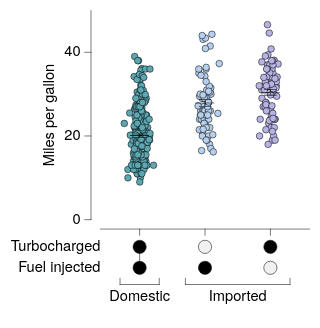

Vega-Lite specification for this chart:
### Vega-Lite specification from a JSON file in a GitHub repository (floating-point values rounded to 4 significant figures; data arrays with more than 128 entries replaced by an {"elided": "..."} marker saying what was removed)
{"background": null, "config": {"arc": {"fill": "#DBDBDB", "fillOpacity": 1.0, "innerRadius": 25.0, "padAngle": 0.03, "stroke": "black", "strokeOpacity": 1, "strokeWidth": 0.25}, "area": {"fill": "#DBDBDB", "fillOpacity": 1.0, "stroke": "black", "strokeOpacity": 1, "strokeWidth": 0.25}, "axis": {"domain": true, "domainCap": "round", "domainColor": "black", "domainWidth": 0.25, "grid": false, "gridCap": "round", "gridColor": "#F1F1F1", "gridDash": [0, 0], "gridOpacity": 1.0, "gridWidth": 0.25, "labelColor": "black", "labelFont": "Helvetica Neue, HelveticaNeue, Helvetica, Arial, sans-serif", "labelFontSize": 7, "labelFontStyle": "normal", "labelFontWeight": 400, "offset": 4.5, "ticks": true, "tickCap": "round", "tickColor": "black", "tickRound": false, "tickSize": 3, "tickWidth": 0.25, "titleColor": "black", "titleFont": "Helvetica Neue, HelveticaNeue, Helvetica, Arial, sans-serif", "titleFontSize": 7, "titleFontStyle": "normal", "titleFontWeight": 400}, "axisX": {"domain": true, "labelAlign": "center", "labelAngle": 0, "labels": true, "ticks": true, "translate": 0}, "axisY": {"domain": true, "labelAlign": "right", "labelAngle": 0, "labels": true, "ticks": true, "translate": 0}, "axisRight": {"domain": true, "labelAlign": "left", "labelAngle": 0, "labels": true, "ticks": true, "translate": 0}, "axisTop": {"domain": true, "labelAlign": "center", "labelAngle": 0, "labels": true, "ticks": true, "translate": 0}, "axisBand": {"tickOffset": 0}, "bar": {"fill": "#DBDBDB", "fillOpacity": 1.0, "stroke": "black", "strokeOpacity": 1, "strokeWidth": 0.25}, "boxplot": {"size": 9.0, "ticks": {"cornerRadius": 0.25, "fill": "black", "opacity": 1, "size": 4.5, "thickness": 0.25}, "box": {"fillOpacity": 1.0, "stroke": "black", "strokeOpacity": 1, "strokeWidth": 0.25}, "median": {"cornerRadius": 0, "fill": "black", "fillOpacity": 1.0, "opacity": 1, "size": 9.0, "thickness": 0.25}, "rule": {"fill": "black", "fillOpacity": 1.0, "size": 10.0, "stroke": "black", "strokeDash": [0, 0], "strokeOpacity": 1, "strokeWidth": 0.25}, "outliers": {"color": "black", "fill": "black", "fillOpacity": 1.0, "size": 0, "stroke": "black", "strokeOpacity": 1, "strokeWidth": 0.25}}, "circle": {"fill": "black", "fillOpacity": 1.0, "size": 1.25, "stroke": null, "strokeOpacity": 1, "strokeWidth": 0.25}, "errorband": {"band": {"fillOpacity": 0.6, "stroke": null, "strokeWidth": 0.25, "strokeOpacity": 1}, "borders": {"opacity": 0, "strokeOpacity": 0.25, "strokeWidth": 1}}, "errorbar": {"opacity": 1, "rule": {"strokeDash": [0, 0], "strokeWidth": 0.25}, "ticks": {"color": "black", "cornerRadius": 0.125, "opacity": 1, "size": 6.0, "thickness": 0.25}, "thickness": 0.25}, "font": "Helvetica Neue, HelveticaNeue, Helvetica, Arial, sans-serif", "geoshape": {"fill": "#DBDBDB", "fillOpacity": 1.0, "stroke": "black", "strokeOpacity": 1, "strokeWidth": 0.25}, "header": {"labelColor": "black", "labelFont": "Helvetica Neue, HelveticaNeue, Helvetica, Arial, sans-serif", "labelFontSize": 7, "labelFontStyle": "normal", "labelFontWeight": 400, "titleColor": "black", "titleFont": "Helvetica Neue, HelveticaNeue, Helvetica, Arial, sans-serif", "titleFontSize": 7, "titleFontStyle": "normal", "titleFontWeight": 400, "titlePadding": 0}, "legend": {"disable": false, "offset": 4.5, "titlePadding": 4, "labelOffset": 2, "gradientLabelOffset": 2, "gradientLength": 50.0, "gradientThickness": 5.0, "gradientOpacity": 1.0, "gradientStrokeColor": "black", "gradientStrokeWidth": 0.25, "labelColor": "black", "labelFont": "Helvetica Neue, HelveticaNeue, Helvetica, Arial, sans-serif", "labelFontSize": 7, "labelFontStyle": "normal", "labelFontWeight": 400, "strokeColor": "black", "strokeWidth": 0, "symbolSize": 42, "symbolStrokeColor": "black", "symbolStrokeWidth": 0.25, "titleColor": "black", "titleFont": "Helvetica Neue, HelveticaNeue, Helvetica, Arial, sans-serif", "titleFontSize": 7, "titleFontStyle": "normal", "titleFontWeight": 400}, "line": {"color": "black", "stroke": "black", "strokeCap": "butt", "strokeDash": [0, 0], "strokeOpacity": 1, "strokeWidth": 0.5}, "point": {"filled": true, "fill": "#DBDBDB", "fillOpacity": 1.0, "size": 5.0, "stroke": "black", "strokeOpacity": 1, "strokeWidth": 0.25}, "range": {"category": ["#5CA7B1", "#B7D0EE", "#B7B3E4", "#B3DAB5", "#F5E1B3", "#3D727B", "#809DC7", "#867DAC", "#80A988", "#CBB17A", "#204148", "#546B94", "#584C77", "#507B5F", "#9D824D"], "diverging": {"scheme": ["#6F572A", "#876E43", "#9E875F", "#B5A17F", "#CABBA2", "#DCD6CC", "#F4F1E9", "#C9D7DA", "#9DBFC6", "#78A5AF", "#558B96", "#36717C", "#1A5762"]}, "heatmap": {"scheme": ["#32022B", "#43044D", "#4C196E", "#4D338C", "#484DA6", "#3A68BB", "#1D83CA", "#1D9CCB", "#23B5C9", "#28CDC5", "#4DE0B4", "#91EE9F"]}, "ordinal": {"scheme": ["#F1F1F1", "#DBDBDB", "#C6C6C6", "#B2B2B2", "#9D9D9D", "#898989", "#767676", "#636363", "#515151", "#404040", "#2F2F2F", "#1F1F1F"]}, "ramp": {"scheme": ["#32022B", "#43044D", "#4C196E", "#4D338C", "#484DA6", "#3A68BB", "#1D83CA", "#1D9CCB", "#23B5C9", "#28CDC5", "#4DE0B4", "#91EE9F"]}}, "rule": {"color": "black", "stroke": "black", "strokeCap": "round", "strokeDash": [2, 2], "strokeOpacity": 1, "strokeWidth": 0.25}, "scale": {"bandPaddingInner": 0.1, "bandPaddingOuter": 0.1, "round": false}, "rect": {"fill": "#DBDBDB", "fillOpacity": 1.0, "stroke": "black", "strokeOpacity": 1, "strokeWidth": 0.25}, "square": {"fill": "#DBDBDB", "fillOpacity": 1.0, "size": 10.0, "stroke": "black", "strokeOpacity": 1, "strokeWidth": 0.25}, "text": {"color": "black", "font": "Helvetica Neue, HelveticaNeue, Helvetica, Arial, sans-serif", "fontSize": 7, "fontStyle": "normal", "fontWeight": 400}, "tick": {"color": "black", "cornerRadius": 0.125, "opacity": 1.0, "size": 9.0, "thickness": 0.25}, "title": {"anchor": "middle", "frame": "group", "color": "black", "font": "Helvetica Neue, HelveticaNeue, Helvetica, Arial, sans-serif", "fontSize": 7, "fontStyle": "normal", "fontWeight": 400, "subtitleColor": "black", "subtitleFont": "Helvetica Neue, HelveticaNeue, Helvetica, Arial, sans-serif", "subtitleFontSize": "Helvetica Neue, HelveticaNeue, Helvetica, Arial, sans-serif", "subtitleFontStyle": "normal", "subtitleFontWeight": 400}, "trail": {"color": "black", "opacity": 1, "size": 0.5}, "view": {"continuousWidth": 100, "continuousHeight": 100, "discreteWidth": 100, "discreteHeight": 100, "fill": null, "stroke": null, "strokeWidth": 0.25}}, "vconcat": [{"layer": [{"data": {"name": "data-5a85ede2053d4aec77293cfb476ae07b"}, "mark": {"type": "circle", "opacity": 1.0, "size": 10.0, "stroke": "black", "strokeOpacity": 1, "strokeWidth": 0.25}, "encoding": {"color": {"field": "Origin", "legend": null, "scale": {"domain": ["USA", "Europe", "Japan"]}, "sort": ["USA", "Europe", "Japan"], "title": null, "type": "nominal"}, "x": {"axis": {"labels": false, "title": null}, "field": "Origin", "scale": {"domain": ["USA", "Europe", "Japan"]}, "sort": ["USA", "Europe", "Japan"], "title": "Origin", "type": "nominal"}, "xOffset": {"field": "jitter_x", "scale": {"domain": [-7.33, 7.33], "range": [5.17, 19.83]}, "type": "quantitative"}, "y": {"field": "Miles_per_Gallon", "title": "Miles per gallon", "type": "quantitative"}}}, {"data": {"name": "data-64e7897fd8423deef5c97d660b6d3367"}, "mark": {"type": "errorbar"}, "encoding": {"x": {"axis": {"labels": false, "title": null}, "field": "Origin", "scale": {"domain": ["USA", "Europe", "Japan"]}, "sort": ["USA", "Europe", "Japan"], "title": "Origin", "type": "nominal"}, "y": {"field": "__mean", "title": "Miles per gallon", "type": "quantitative"}, "yError": {"field": "__error"}}}, {"data": {"name": "data-64e7897fd8423deef5c97d660b6d3367"}, "mark": {"type": "tick"}, "encoding": {"x": {"axis": {"labels": false, "title": null}, "field": "Origin", "scale": {"domain": ["USA", "Europe", "Japan"]}, "sort": ["USA", "Europe", "Japan"], "title": "Origin", "type": "nominal"}, "y": {"field": "__mean", "title": "Miles per gallon", "type": "quantitative"}}}]}, {"layer": [{"data": {"name": "data-e9ffcdc4fcc95feede33106e6d54f958"}, "mark": {"type": "text", "align": "right", "baseline": "middle", "fontSize": 7}, "encoding": {"text": {"field": "__label", "type": "nominal"}, "x": {"value": 0}, "y": {"axis": {"domain": false, "grid": false, "labels": false, "ticks": false, "title": null}, "bandPosition": 0.5, "field": "__label", "scale": {"domain": ["Turbocharged", "Fuel injected"], "range": [0, 20]}, "sort": ["Turbocharged", "Fuel injected"], "type": "nominal"}}}, {"data": {"name": "data-855c1be87197a0061c85a625701bdfa1"}, "mark": {"type": "line", "strokeDash": [0, 0], "strokeWidth": 0.25}, "encoding": {"detail": {"field": "__line_id", "type": "nominal"}, "x": {"axis": {"domain": false, "grid": false, "labels": false, "ticks": false, "title": null}, "field": "__category", "scale": {"domain": ["USA", "Europe", "Japan"]}, "sort": ["USA", "Europe", "Japan"], "type": "nominal"}, "y": {"axis": {"domain": false, "grid": false, "labels": false, "ticks": false, "title": null}, "bandPosition": 0.5, "field": "__label", "scale": {"domain": ["Turbocharged", "Fuel injected"], "range": [0, 20]}, "sort": ["Turbocharged", "Fuel injected"], "type": "nominal"}}}, {"data": {"name": "data-fde25d87044d2be5ff764ab921614913"}, "mark": {"type": "point", "dy": -0.7, "fill": "#F1F1F1", "filled": true, "shape": "circle", "size": 40.0, "strokeWidth": 0.25}, "encoding": {"x": {"axis": {"domain": false, "grid": false, "labels": false, "ticks": false, "title": null}, "field": "__category", "scale": {"domain": ["USA", "Europe", "Japan"]}, "sort": ["USA", "Europe", "Japan"], "type": "nominal"}, "y": {"axis": {"domain": false, "grid": false, "labels": false, "ticks": false, "title": null}, "bandPosition": 0.5, "field": "__label", "scale": {"domain": ["Turbocharged", "Fuel injected"], "range": [0, 20]}, "sort": ["Turbocharged", "Fuel injected"], "type": "nominal"}}}, {"data": {"name": "data-c07417c9758f9ee1232814ed56e56a94"}, "mark": {"type": "point", "color": "black", "dy": -0.7, "filled": true, "shape": "circle", "size": 40.0, "strokeWidth": 0.25}, "encoding": {"x": {"axis": {"domain": false, "grid": false, "labels": false, "ticks": false, "title": null}, "field": "__category", "scale": {"domain": ["USA", "Europe", "Japan"]}, "sort": ["USA", "Europe", "Japan"], "type": "nominal"}, "y": {"axis": {"domain": false, "grid": false, "labels": false, "ticks": false, "title": null}, "bandPosition": 0.5, "field": "__label", "scale": {"domain": ["Turbocharged", "Fuel injected"], "range": [0, 20]}, "sort": ["Turbocharged", "Fuel injected"], "type": "nominal"}}}, {"data": {"values": [{"__dysonsphere__": 1}]}, "mark": {"type": "rule", "color": "black", "strokeDash": [0, 0], "strokeWidth": 0.25}, "encoding": {"x": {"value": 9.375}, "x2": {"value": 28.12}, "y": {"value": 23.0}}}, {"data": {"values": [{"__dysonsphere__": 1}]}, "mark": {"type": "rule", "color": "black", "strokeDash": [0, 0], "strokeWidth": 0.25}, "encoding": {"x": {"value": 9.375}, "y": {"value": 20.0}, "y2": {"value": 23.0}}}, {"data": {"values": [{"__dysonsphere__": 1}]}, "mark": {"type": "rule", "color": "black", "strokeDash": [0, 0], "strokeWidth": 0.25}, "encoding": {"x": {"value": 28.12}, "y": {"value": 20.0}, "y2": {"value": 23.0}}}, {"data": {"name": "data-cbea65e2861bce3c263613efd1b8a039"}, "mark": {"type": "text", "align": "center", "baseline": "top", "color": "black", "fontSize": 7}, "encoding": {"text": {"field": "__slabel", "type": "nominal"}, "x": {"value": 18.75}, "y": {"value": 25.0}}}, {"data": {"values": [{"__dysonsphere__": 1}]}, "mark": {"type": "rule", "color": "black", "strokeDash": [0, 0], "strokeWidth": 0.25}, "encoding": {"x": {"value": 40.62}, "x2": {"value": 90.62}, "y": {"value": 23.0}}}, {"data": {"values": [{"__dysonsphere__": 1}]}, "mark": {"type": "rule", "color": "black", "strokeDash": [0, 0], "strokeWidth": 0.25}, "encoding": {"x": {"value": 40.62}, "y": {"value": 20.0}, "y2": {"value": 23.0}}}, {"data": {"values": [{"__dysonsphere__": 1}]}, "mark": {"type": "rule", "color": "black", "strokeDash": [0, 0], "strokeWidth": 0.25}, "encoding": {"x": {"value": 90.62}, "y": {"value": 20.0}, "y2": {"value": 23.0}}}, {"data": {"name": "data-8ffed4688d1cea6faf2d4c83dc30674f"}, "mark": {"type": "text", "align": "center", "baseline": "top", "color": "black", "fontSize": 7}, "encoding": {"text": {"field": "__slabel", "type": "nominal"}, "x": {"value": 65.62}, "y": {"value": 25.0}}}], "height": 34.0, "view": {"fill": null, "stroke": null}, "width": 100}], "resolve": {"scale": {"x": "shared"}}, "spacing": 0, "$schema": "https://vega.github.io/schema/vega-lite/v6.4.1.json", "datasets": {"data-5a85ede2053d4aec77293cfb476ae07b": {"elided": "398 records"}, "data-64e7897fd8423deef5c97d660b6d3367": [{"Origin": "USA", "__mean": 20.08, "__error": 0.4058, "__dysonsphere__": 1}, {"Origin": "Japan", "__mean": 30.45, "__error": 0.6852, "__dysonsphere__": 1}, {"Origin": "Europe", "__mean": 27.89, "__error": 0.8037, "__dysonsphere__": 1}], "data-e9ffcdc4fcc95feede33106e6d54f958": [{"__label": "Turbocharged", "__dysonsphere__": 1}, {"__label": "Fuel injected", "__dysonsphere__": 1}], "data-855c1be87197a0061c85a625701bdfa1": [{"__category": "USA", "__label": "Turbocharged", "__line_id": "USA_0_1", "__dysonsphere__": 1}, {"__category": "USA", "__label": "Fuel injected", "__line_id": "USA_0_1", "__dysonsphere__": 1}], "data-fde25d87044d2be5ff764ab921614913": [{"__label": "Turbocharged", "__category": "Europe", "__value": "−", "__dysonsphere__": 1}, {"__label": "Fuel injected", "__category": "Japan", "__value": "−", "__dysonsphere__": 1}], "data-c07417c9758f9ee1232814ed56e56a94": [{"__label": "Turbocharged", "__category": "USA", "__value": "+", "__dysonsphere__": 1}, {"__label": "Turbocharged", "__category": "Japan", "__value": "+", "__dysonsphere__": 1}, {"__label": "Fuel injected", "__category": "USA", "__value": "+", "__dysonsphere__": 1}, {"__label": "Fuel injected", "__category": "Europe", "__value": "+", "__dysonsphere__": 1}], "data-cbea65e2861bce3c263613efd1b8a039": [{"__slabel": "Domestic", "__dysonsphere__": 1}], "data-8ffed4688d1cea6faf2d4c83dc30674f": [{"__slabel": "Imported", "__dysonsphere__": 1}]}}
